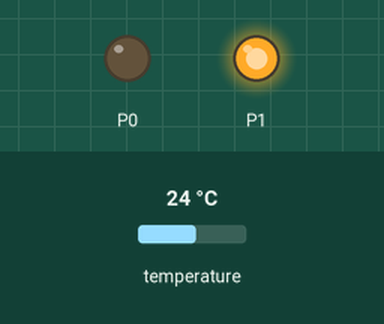
Simulated run of this program. Board: BBC micro:bit (MakeCode). On the bench: output pins drawn as LEDs (lit = HIGH). Inputs (shaded band) come from the test bench; at power-on: temperature 24 °C.

Above: at 1.2 s.
1.3 s: temperature set to 28.3 °C
2.8 s: temperature set to 29.8 °C
At 3.3 s:
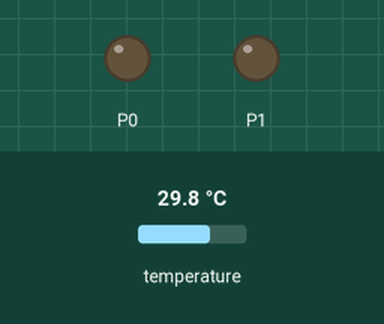
4.3 s: temperature set to 30.5 °C
At 5.3 s:
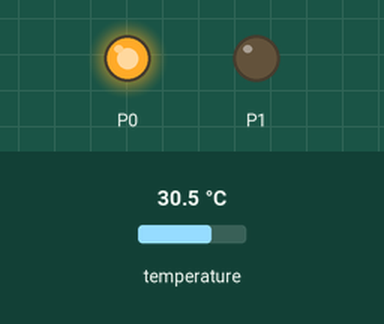
5.8 s: temperature set to 12 °C
At 6.8 s:
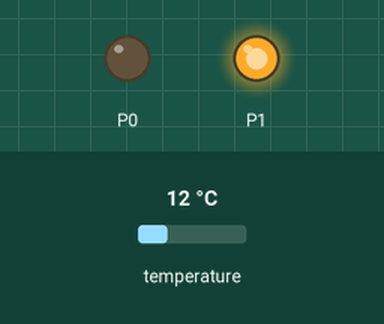
7.3 s: temperature set to 33 °C
At 8.8 s:
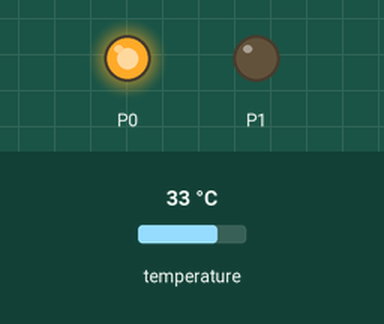
Timing chart, 0 to 9.8 s (numbered marks = the images above; inputs shaded):
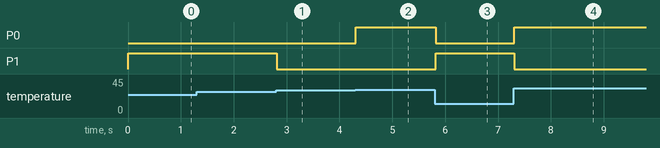

The program:

main.ts
```typescript
basic.forever(function () {
    if (input.temperature() >= 30) {
        pins.digitalWritePin(DigitalPin.P0, 1)
    } else {
        pins.digitalWritePin(DigitalPin.P0, 0)
    }
    if (input.temperature() <= 28) {
        pins.digitalWritePin(DigitalPin.P1, 1)
    } else {
        pins.digitalWritePin(DigitalPin.P1, 0)
    }
})
```

test.ts
```typescript
// aquí va el archivo "tests"; esto no se compilará cuando este paquete se utilice como una extensión.
```

Measured:
- the behaviour switches between 28.9 and 29 °C on temperature (found by bisection; images 0 and 1)
- the behaviour switches between 29.9 and 30 °C on temperature (found by bisection; images 1 and 2)
- after the input at 1.3 s, every drawn part: stays the same
- after the input at 2.8 s, P1: HIGH → LOW at once
- after the input at 4.3 s, P0: LOW → HIGH at once
- after the input at 5.8 s, P0: HIGH → LOW at once; P1: LOW → HIGH at once
- after the input at 7.3 s, P0: LOW → HIGH at once; P1: HIGH → LOW at once
